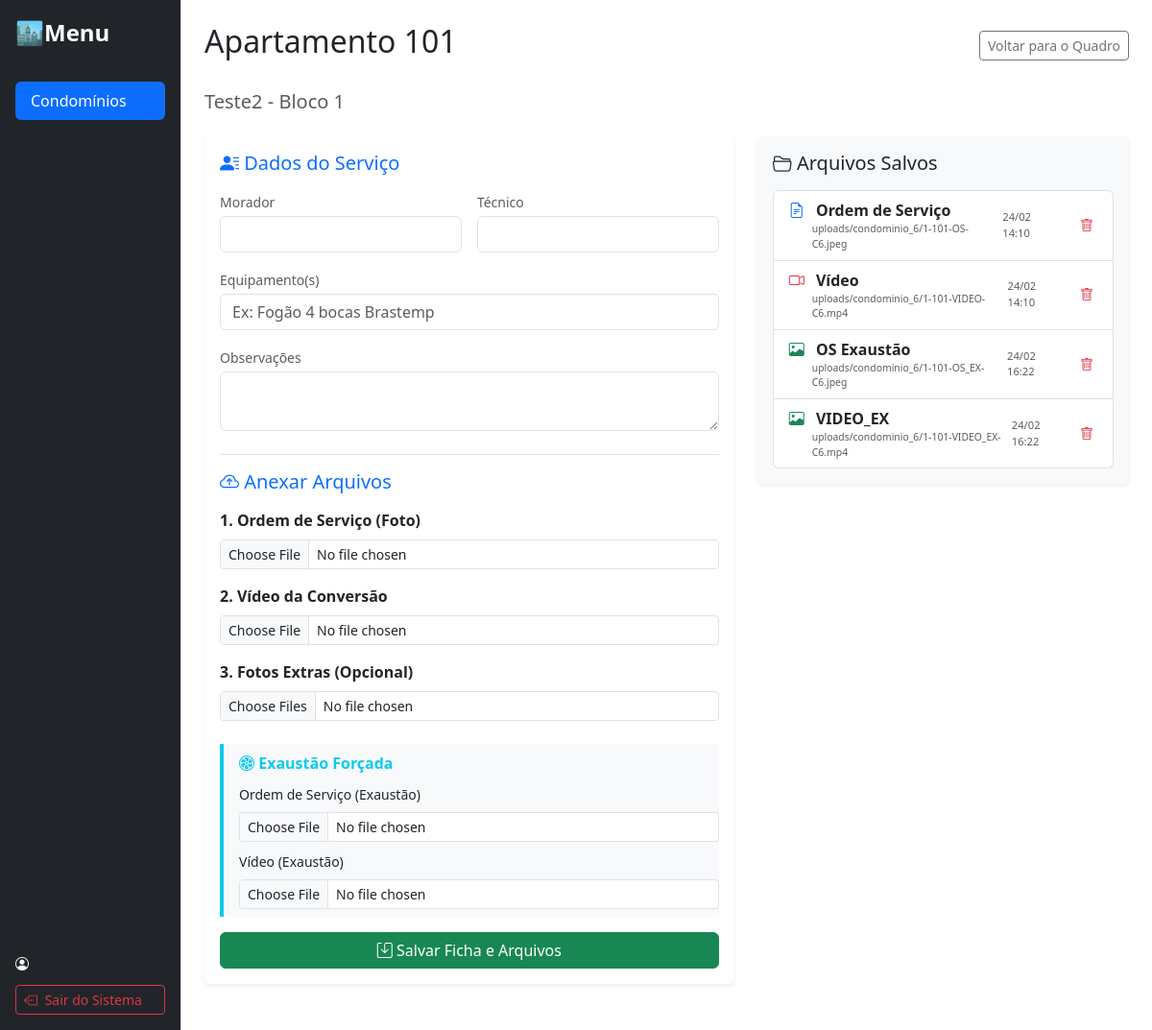
The page /apartamento/443/ on the database its author committed.
### core/models.py (models this page shows, shortened)
class Apartamento(models.Model):
    bloco = models.ForeignKey(Bloco, on_delete=models.CASCADE, related_name='apartamentos')
    numero = models.CharField(max_length=10)
    naturgy = models.BooleanField(default=False)
    ap_2p6 = models.BooleanField(default=False)
    morador = models.CharField(max_length=100, blank=True, verbose_name="Nome do Morador")
    tecnico = models.CharField(max_length=100, blank=True, verbose_name="Técnico Responsável")
    equipamento = models.CharField(max_length=200, blank=True, verbose_name="Equipamento(s)", help_text="Ex: Fogão 4 bocas, Aquecedor Lorenzetti")
    observacoes = models.TextField(blank=True, verbose_name="Observações / Impedimentos")
    exaustao_forcada = models.BooleanField(default=False)
    class Meta:
        ordering = ['numero']

class Bloco(models.Model):
    condominio = models.ForeignKey('Condominio', on_delete=models.CASCADE, related_name='blocos')
    nome = models.CharField(max_length=50)
    qtd_andares = models.PositiveIntegerField(null=True, blank=True, help_text="Quantos andares tem o prédio?")
    qtd_ap_por_andar = models.PositiveIntegerField(null=True, blank=True, help_text="Quantos apartamentos por andar?")
    inicio_numeracao = models.PositiveIntegerField(default=101, help_text="Qual é o primeiro apartamento? ex: 101")
    usuarios = models.ManyToManyField(User, blank=True, related_name='blocos_atribuidos', help_text="Equipes/Usuários restritos apenas a este bloco.")

class Condominio(models.Model):
    nome = models.CharField(max_length=100)
    endereco = models.CharField(max_length=255, blank=True)
    data_criacao = models.DateTimeField()
    data_inicio = models.DateField(null=True, blank=True, verbose_name="Início do Serviço")
    data_fim = models.DateField(null=True, blank=True, verbose_name="Fim do Serviço")
    usuarios = models.ManyToManyField(User, blank=True, related_name='condominios', help_text="Usuários que podem ver TODOS os blocos deste condomínio.")
    qtd_andares_padrao = models.PositiveIntegerField(default=0, help_text="Padrão para os blocos deste condomínio")
    qtd_ap_por_andar_padrao = models.PositiveIntegerField(default=0, help_text="Padrão de aptos por andar")
    qtd_saloes_festas = models.PositiveIntegerField(default=0, verbose_name="Qtd. Salões de Festas", help_text="Cria automaticamente um bloco de Áreas Comuns")

class ArquivoApartamento(models.Model):
    TIPO_CHOICES = [
        ('VIDEO', 'Vídeo'),
        ('OS', 'Ordem de Serviço'),
        ('EXTRA', 'Foto/Doc Extra'),
        ('OS_EX', 'OS Exaustão'),
    ]
    apartamento = models.ForeignKey(Apartamento, on_delete=models.CASCADE, related_name='arquivos')
    arquivo = models.FileField(upload_to=caminho_arquivo_personalizado)
    tipo = models.CharField(max_length=10, choices=TIPO_CHOICES)
    data_envio = models.DateTimeField(auto_now_add=True)

### core/views.py (the view, shortened to what this page needs)
# urls.py: path('apartamento/<int:pk>/', views.ficha_apartamento, name='ficha_apartamento'),
def ficha_apartamento(request, pk):
    apto = get_object_or_404(Apartamento, pk=pk)
    contexto = {
        'apto': apto,
        'arquivos': apto.arquivos.all()
    }
    return render(request, 'core/ficha_apartamento.html', contexto)

### core/templates/core/ficha_apartamento.html (shortened to what this page needs)
{% extends 'core/base.html' %}
{% block conteudo %}
<div class="d-flex justify-content-between align-items-center mb-4">
    <h2>Apartamento {{ apto.numero }}</h2>
    <a href="{% url 'detalhe_condominio' apto.bloco.condominio.pk %}" class="btn btn-outline-secondary btn-sm">
        Voltar para o Quadro
    </a>
</div>
<h5 class="text-muted mb-4">{{ apto.bloco.condominio.nome }} - Bloco {{ apto.bloco.nome }}</h5>
<div class="row">
    <div class="col-md-7">
        <div class="card shadow-sm border-0 mb-4">
            <div class="card-body">
                <form method="POST" enctype="multipart/form-data">
                    <h5 class="mb-3 text-primary"><i class="bi bi-person-lines-fill"></i> Dados do Serviço</h5>
                    <div class="row g-3 mb-4">
                        <div class="col-md-6">
                            <label class="form-label text-muted small mb-1">Morador</label>
                            <input type="text" class="form-control" name="morador" value="{{ apto.morador }}">
                        </div>
                        <div class="col-md-6">
                            <label class="form-label text-muted small mb-1">Técnico</label>
                            <input type="text" class="form-control" name="tecnico" value="{{ apto.tecnico }}">
                        </div>
                        <div class="col-12">
                            <label class="form-label text-muted small mb-1">Equipamento(s)</label>
                            <input type="text" class="form-control" name="equipamento" value="{{ apto.equipamento }}" placeholder="Ex: Fogão 4 bocas Brastemp">
                        </div>
                        <div class="col-12">
                            <label class="form-label text-muted small mb-1">Observações</label>
                            <textarea class="form-control" name="observacoes" rows="2">{{ apto.observacoes }}</textarea>
                        </div>
                    </div>
                    <h5 class="mb-3 text-primary border-top pt-3"><i class="bi bi-cloud-arrow-up"></i> Anexar Arquivos</h5>
                    <div class="mb-3">
                        <label class="form-label fw-bold">1. Ordem de Serviço (Foto)</label>
                        <input class="form-control form-control-sm" type="file" name="arquivo_os" accept="image/*,application/pdf">
                    </div>
                    <div class="mb-3">
                        <label class="form-label fw-bold">2. Vídeo da Conversão</label>
                        <input class="form-control form-control-sm" type="file" name="arquivo_video" accept="video/*">
                    </div>
                    <div class="mb-4">
                        <label class="form-label fw-bold">3. Fotos Extras (Opcional)</label>
                        <input class="form-control form-control-sm" type="file" name="arquivos_extras" accept="image/*" multiple>
                    </div>
                    <div class="mb-3 border-start border-info border-4 ps-3 bg-light py-2">
                        <label class="form-label fw-bold text-info"><i class="bi bi-fan"></i> Exaustão Forçada</label>
                        <div class="mb-2">
                            <label class="form-label small">Ordem de Serviço (Exaustão)</label>
                            <input class="form-control form-control-sm" type="file" name="arquivo_os_ex" accept="image/*,application/pdf">
                        </div>
                        <div>
                            <label class="form-label small">Vídeo (Exaustão)</label>
                            <input class="form-control form-control-sm" type="file" name="arquivo_video_ex" accept="video/*">
                        </div>
                    </div>
                    <button type="submit" class="btn btn-success w-100">
                        <i class="bi bi-save"></i> Salvar Ficha e Arquivos
                    </button>
                </form>
            </div>
        </div>
    </div>
    <div class="col-md-5">
        <div class="card shadow-sm border-0 bg-light">
            <div class="card-body">
                <h5 class="mb-3"><i class="bi bi-folder2-open"></i> Arquivos Salvos</h5>
                {% if arquivos %}
                    <ul class="list-group">
                        {% for arquivo in arquivos %}
                            <li class="list-group-item d-flex justify-content-between align-items-center">
                                <div>
                                    {% if arquivo.tipo == 'VIDEO' %}
                                        <i class="bi bi-camera-video text-danger me-2"></i>
                                    {% elif arquivo.tipo == 'OS' %}
                                        <i class="bi bi-file-earmark-text text-primary me-2"></i>
                                    {% else %}
                                        <i class="bi bi-image text-success me-2"></i>
                                    {% endif %}
                                    <a href="{{ arquivo.arquivo.url }}" target="_blank" class="text-decoration-none text-dark fw-bold">
                                        {{ arquivo.get_tipo_display }}
                                    </a>
                                    <small class="d-block text-muted" style="font-size: 0.65em; margin-left: 24px;">
                                        {{ arquivo.arquivo.name }}
                                    </small>
                                </div>
                                <div class="d-flex align-items-center">
                                    <small class="text-muted me-3" style="font-size: 0.7em;">
                                        {{ arquivo.data_envio|date:"d/m H:i" }}
                                    </small>
                                    <form method="POST" action="{% url 'deletar_arquivo' arquivo.pk %}" class="m-0 p-0">
                                        <button type="submit" class="btn btn-sm btn-outline-danger border-0 p-1" title="Apagar Arquivo">
                                            <i class="bi bi-trash"></i>
                                        </button>
                                    </form>
                                </div>
                            </li>
                        {% endfor %}
                    </ul>
                {% else %}
                    <p class="text-muted small">Nenhum arquivo enviado ainda.</p>
                {% endif %}
            </div>
        </div>
    </div>
</div>
{% endblock %}

### rows shown on the page
Apartamento: numero "101", bloco.condominio.nome "Teste2", bloco.nome "1"
ArquivoApartamento: tipo "Ordem de Serviço", arquivo.name "uploads/condominio_6/1-101-OS-C6.jpeg", data_envio "24/02 14:10"
ArquivoApartamento: tipo "Vídeo", arquivo.name "uploads/condominio_6/1-101-VIDEO-C6.mp4", data_envio "24/02 14:10"
ArquivoApartamento: tipo "OS Exaustão", arquivo.name "uploads/condominio_6/1-101-OS_EX-C6.jpeg", data_envio "24/02 16:22"
ArquivoApartamento: tipo "VIDEO_EX", arquivo.name "uploads/condominio_6/1-101-VIDEO_EX-C6.mp4", data_envio "24/02 16:22"
